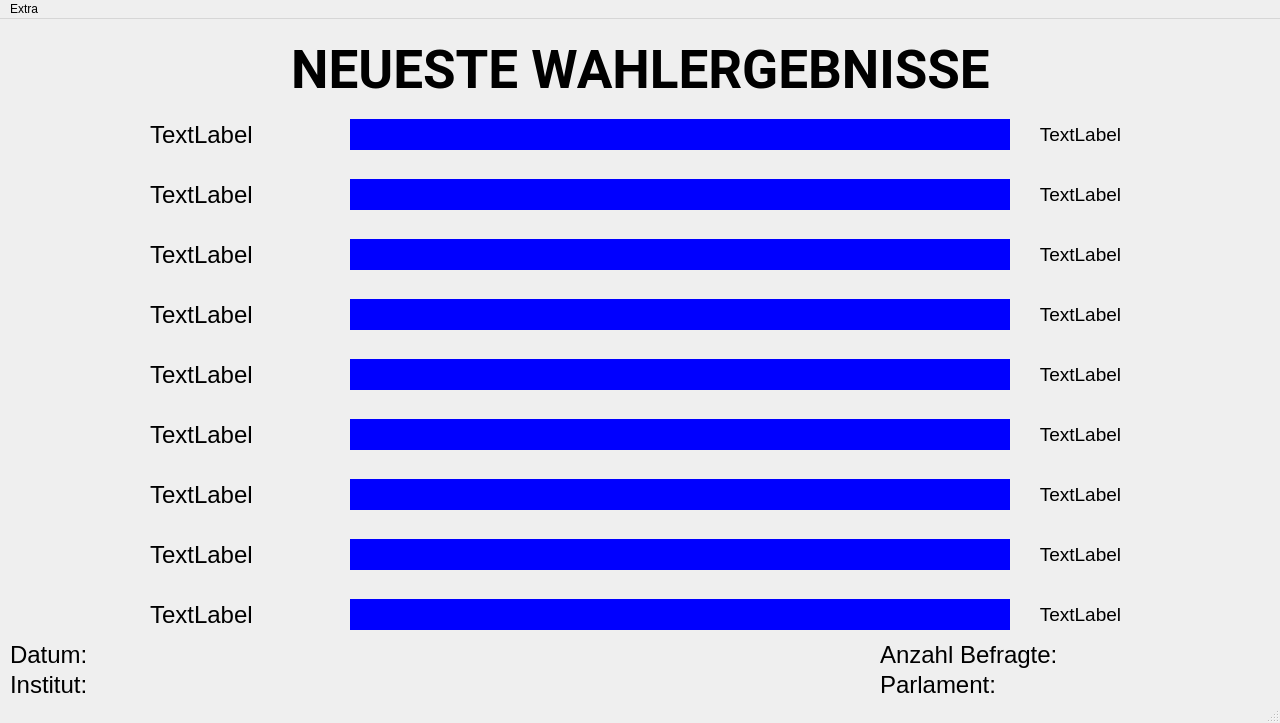
<?xml version="1.0" encoding="UTF-8"?>
<ui version="4.0">
 <class>MainWindow</class>
 <widget class="QMainWindow" name="MainWindow">
  <property name="geometry">
   <rect>
    <x>0</x>
    <y>0</y>
    <width>1280</width>
    <height>723</height>
   </rect>
  </property>
  <property name="windowTitle">
   <string>MainWindow</string>
  </property>
  <widget class="QWidget" name="centralwidget">
   <widget class="QLabel" name="Header">
    <property name="geometry">
     <rect>
      <x>10</x>
      <y>20</y>
      <width>1261</width>
      <height>61</height>
     </rect>
    </property>
    <property name="font">
     <font>
      <family>Roboto</family>
      <pointsize>40</pointsize>
      <weight>75</weight>
      <bold>true</bold>
     </font>
    </property>
    <property name="text">
     <string>NEUESTE WAHLERGEBNISSE</string>
    </property>
    <property name="alignment">
     <set>Qt::AlignCenter</set>
    </property>
   </widget>
   <widget class="QLabel" name="Party1">
    <property name="geometry">
     <rect>
      <x>150</x>
      <y>90</y>
      <width>181</width>
      <height>51</height>
     </rect>
    </property>
    <property name="font">
     <font>
      <pointsize>18</pointsize>
     </font>
    </property>
    <property name="text">
     <string>TextLabel</string>
    </property>
    <property name="alignment">
     <set>Qt::AlignLeading|Qt::AlignLeft|Qt::AlignVCenter</set>
    </property>
   </widget>
   <widget class="QLabel" name="Party_stat1">
    <property name="geometry">
     <rect>
      <x>350</x>
      <y>100</y>
      <width>660</width>
      <height>31</height>
     </rect>
    </property>
    <property name="font">
     <font>
      <pointsize>18</pointsize>
     </font>
    </property>
    <property name="styleSheet">
     <string notr="true">background-color: blue;</string>
    </property>
    <property name="text">
     <string/>
    </property>
    <property name="alignment">
     <set>Qt::AlignLeading|Qt::AlignLeft|Qt::AlignVCenter</set>
    </property>
   </widget>
   <widget class="QLabel" name="Party2">
    <property name="geometry">
     <rect>
      <x>150</x>
      <y>150</y>
      <width>181</width>
      <height>51</height>
     </rect>
    </property>
    <property name="font">
     <font>
      <pointsize>18</pointsize>
     </font>
    </property>
    <property name="text">
     <string>TextLabel</string>
    </property>
    <property name="alignment">
     <set>Qt::AlignLeading|Qt::AlignLeft|Qt::AlignVCenter</set>
    </property>
   </widget>
   <widget class="QLabel" name="Party_stat2">
    <property name="geometry">
     <rect>
      <x>350</x>
      <y>160</y>
      <width>660</width>
      <height>31</height>
     </rect>
    </property>
    <property name="font">
     <font>
      <pointsize>18</pointsize>
     </font>
    </property>
    <property name="styleSheet">
     <string notr="true">background-color: blue;</string>
    </property>
    <property name="text">
     <string/>
    </property>
    <property name="alignment">
     <set>Qt::AlignLeading|Qt::AlignLeft|Qt::AlignVCenter</set>
    </property>
   </widget>
   <widget class="QLabel" name="Party_stat3">
    <property name="geometry">
     <rect>
      <x>350</x>
      <y>220</y>
      <width>660</width>
      <height>31</height>
     </rect>
    </property>
    <property name="font">
     <font>
      <pointsize>18</pointsize>
     </font>
    </property>
    <property name="styleSheet">
     <string notr="true">background-color: blue;</string>
    </property>
    <property name="text">
     <string/>
    </property>
    <property name="alignment">
     <set>Qt::AlignLeading|Qt::AlignLeft|Qt::AlignVCenter</set>
    </property>
   </widget>
   <widget class="QLabel" name="Party3">
    <property name="geometry">
     <rect>
      <x>150</x>
      <y>210</y>
      <width>181</width>
      <height>51</height>
     </rect>
    </property>
    <property name="font">
     <font>
      <pointsize>18</pointsize>
     </font>
    </property>
    <property name="text">
     <string>TextLabel</string>
    </property>
    <property name="alignment">
     <set>Qt::AlignLeading|Qt::AlignLeft|Qt::AlignVCenter</set>
    </property>
   </widget>
   <widget class="QLabel" name="Party_stat4">
    <property name="geometry">
     <rect>
      <x>350</x>
      <y>280</y>
      <width>660</width>
      <height>31</height>
     </rect>
    </property>
    <property name="font">
     <font>
      <pointsize>18</pointsize>
     </font>
    </property>
    <property name="styleSheet">
     <string notr="true">background-color: blue;</string>
    </property>
    <property name="text">
     <string/>
    </property>
    <property name="alignment">
     <set>Qt::AlignLeading|Qt::AlignLeft|Qt::AlignVCenter</set>
    </property>
   </widget>
   <widget class="QLabel" name="Party4">
    <property name="geometry">
     <rect>
      <x>150</x>
      <y>270</y>
      <width>181</width>
      <height>51</height>
     </rect>
    </property>
    <property name="font">
     <font>
      <pointsize>18</pointsize>
     </font>
    </property>
    <property name="text">
     <string>TextLabel</string>
    </property>
    <property name="alignment">
     <set>Qt::AlignLeading|Qt::AlignLeft|Qt::AlignVCenter</set>
    </property>
   </widget>
   <widget class="QLabel" name="Party5">
    <property name="geometry">
     <rect>
      <x>150</x>
      <y>330</y>
      <width>181</width>
      <height>51</height>
     </rect>
    </property>
    <property name="font">
     <font>
      <pointsize>18</pointsize>
     </font>
    </property>
    <property name="text">
     <string>TextLabel</string>
    </property>
    <property name="alignment">
     <set>Qt::AlignLeading|Qt::AlignLeft|Qt::AlignVCenter</set>
    </property>
   </widget>
   <widget class="QLabel" name="Party_stat5">
    <property name="geometry">
     <rect>
      <x>350</x>
      <y>340</y>
      <width>660</width>
      <height>31</height>
     </rect>
    </property>
    <property name="font">
     <font>
      <pointsize>18</pointsize>
     </font>
    </property>
    <property name="styleSheet">
     <string notr="true">background-color: blue;</string>
    </property>
    <property name="text">
     <string/>
    </property>
    <property name="alignment">
     <set>Qt::AlignLeading|Qt::AlignLeft|Qt::AlignVCenter</set>
    </property>
   </widget>
   <widget class="QLabel" name="Party_stat6">
    <property name="geometry">
     <rect>
      <x>350</x>
      <y>400</y>
      <width>660</width>
      <height>31</height>
     </rect>
    </property>
    <property name="font">
     <font>
      <pointsize>18</pointsize>
     </font>
    </property>
    <property name="styleSheet">
     <string notr="true">background-color: blue;</string>
    </property>
    <property name="text">
     <string/>
    </property>
    <property name="alignment">
     <set>Qt::AlignLeading|Qt::AlignLeft|Qt::AlignVCenter</set>
    </property>
   </widget>
   <widget class="QLabel" name="Party6">
    <property name="geometry">
     <rect>
      <x>150</x>
      <y>390</y>
      <width>181</width>
      <height>51</height>
     </rect>
    </property>
    <property name="font">
     <font>
      <pointsize>18</pointsize>
     </font>
    </property>
    <property name="text">
     <string>TextLabel</string>
    </property>
    <property name="alignment">
     <set>Qt::AlignLeading|Qt::AlignLeft|Qt::AlignVCenter</set>
    </property>
   </widget>
   <widget class="QLabel" name="Party7">
    <property name="geometry">
     <rect>
      <x>150</x>
      <y>450</y>
      <width>181</width>
      <height>51</height>
     </rect>
    </property>
    <property name="font">
     <font>
      <pointsize>18</pointsize>
     </font>
    </property>
    <property name="text">
     <string>TextLabel</string>
    </property>
    <property name="alignment">
     <set>Qt::AlignLeading|Qt::AlignLeft|Qt::AlignVCenter</set>
    </property>
   </widget>
   <widget class="QLabel" name="Party_stat7">
    <property name="geometry">
     <rect>
      <x>350</x>
      <y>460</y>
      <width>660</width>
      <height>31</height>
     </rect>
    </property>
    <property name="font">
     <font>
      <pointsize>18</pointsize>
     </font>
    </property>
    <property name="styleSheet">
     <string notr="true">background-color: blue;</string>
    </property>
    <property name="text">
     <string/>
    </property>
    <property name="alignment">
     <set>Qt::AlignLeading|Qt::AlignLeft|Qt::AlignVCenter</set>
    </property>
   </widget>
   <widget class="QLabel" name="Party_stat8">
    <property name="geometry">
     <rect>
      <x>350</x>
      <y>520</y>
      <width>660</width>
      <height>31</height>
     </rect>
    </property>
    <property name="font">
     <font>
      <pointsize>18</pointsize>
     </font>
    </property>
    <property name="styleSheet">
     <string notr="true">background-color: blue;</string>
    </property>
    <property name="text">
     <string/>
    </property>
    <property name="alignment">
     <set>Qt::AlignLeading|Qt::AlignLeft|Qt::AlignVCenter</set>
    </property>
   </widget>
   <widget class="QLabel" name="Party8">
    <property name="geometry">
     <rect>
      <x>150</x>
      <y>510</y>
      <width>181</width>
      <height>51</height>
     </rect>
    </property>
    <property name="font">
     <font>
      <pointsize>18</pointsize>
     </font>
    </property>
    <property name="text">
     <string>TextLabel</string>
    </property>
    <property name="alignment">
     <set>Qt::AlignLeading|Qt::AlignLeft|Qt::AlignVCenter</set>
    </property>
   </widget>
   <widget class="QLabel" name="Party9">
    <property name="geometry">
     <rect>
      <x>150</x>
      <y>570</y>
      <width>181</width>
      <height>51</height>
     </rect>
    </property>
    <property name="font">
     <font>
      <pointsize>18</pointsize>
     </font>
    </property>
    <property name="text">
     <string>TextLabel</string>
    </property>
    <property name="alignment">
     <set>Qt::AlignLeading|Qt::AlignLeft|Qt::AlignVCenter</set>
    </property>
   </widget>
   <widget class="QLabel" name="Party_stat9">
    <property name="geometry">
     <rect>
      <x>350</x>
      <y>580</y>
      <width>660</width>
      <height>31</height>
     </rect>
    </property>
    <property name="font">
     <font>
      <pointsize>18</pointsize>
     </font>
    </property>
    <property name="styleSheet">
     <string notr="true">background-color: blue;</string>
    </property>
    <property name="text">
     <string/>
    </property>
    <property name="alignment">
     <set>Qt::AlignLeading|Qt::AlignLeft|Qt::AlignVCenter</set>
    </property>
   </widget>
   <widget class="QLabel" name="Date">
    <property name="geometry">
     <rect>
      <x>10</x>
      <y>620</y>
      <width>361</width>
      <height>31</height>
     </rect>
    </property>
    <property name="font">
     <font>
      <pointsize>18</pointsize>
     </font>
    </property>
    <property name="text">
     <string>Datum: </string>
    </property>
    <property name="alignment">
     <set>Qt::AlignLeading|Qt::AlignLeft|Qt::AlignVCenter</set>
    </property>
   </widget>
   <widget class="QLabel" name="Date_2">
    <property name="geometry">
     <rect>
      <x>880</x>
      <y>620</y>
      <width>391</width>
      <height>31</height>
     </rect>
    </property>
    <property name="font">
     <font>
      <pointsize>18</pointsize>
     </font>
    </property>
    <property name="text">
     <string>Anzahl Befragte:</string>
    </property>
    <property name="alignment">
     <set>Qt::AlignLeading|Qt::AlignLeft|Qt::AlignVCenter</set>
    </property>
   </widget>
   <widget class="QLabel" name="Institut">
    <property name="geometry">
     <rect>
      <x>10</x>
      <y>650</y>
      <width>361</width>
      <height>31</height>
     </rect>
    </property>
    <property name="font">
     <font>
      <pointsize>18</pointsize>
     </font>
    </property>
    <property name="text">
     <string>Institut: </string>
    </property>
    <property name="alignment">
     <set>Qt::AlignLeading|Qt::AlignLeft|Qt::AlignVCenter</set>
    </property>
   </widget>
   <widget class="QLabel" name="Parlament">
    <property name="geometry">
     <rect>
      <x>880</x>
      <y>650</y>
      <width>391</width>
      <height>31</height>
     </rect>
    </property>
    <property name="font">
     <font>
      <pointsize>18</pointsize>
     </font>
    </property>
    <property name="text">
     <string>Parlament: </string>
    </property>
    <property name="alignment">
     <set>Qt::AlignLeading|Qt::AlignLeft|Qt::AlignVCenter</set>
    </property>
   </widget>
   <widget class="QLabel" name="Percentage">
    <property name="geometry">
     <rect>
      <x>1020</x>
      <y>90</y>
      <width>121</width>
      <height>51</height>
     </rect>
    </property>
    <property name="font">
     <font>
      <pointsize>14</pointsize>
     </font>
    </property>
    <property name="text">
     <string>TextLabel</string>
    </property>
    <property name="alignment">
     <set>Qt::AlignCenter</set>
    </property>
   </widget>
   <widget class="QLabel" name="Percentage_2">
    <property name="geometry">
     <rect>
      <x>1020</x>
      <y>150</y>
      <width>121</width>
      <height>51</height>
     </rect>
    </property>
    <property name="font">
     <font>
      <pointsize>14</pointsize>
     </font>
    </property>
    <property name="text">
     <string>TextLabel</string>
    </property>
    <property name="alignment">
     <set>Qt::AlignCenter</set>
    </property>
   </widget>
   <widget class="QLabel" name="Percentage_3">
    <property name="geometry">
     <rect>
      <x>1020</x>
      <y>210</y>
      <width>121</width>
      <height>51</height>
     </rect>
    </property>
    <property name="font">
     <font>
      <pointsize>14</pointsize>
     </font>
    </property>
    <property name="text">
     <string>TextLabel</string>
    </property>
    <property name="alignment">
     <set>Qt::AlignCenter</set>
    </property>
   </widget>
   <widget class="QLabel" name="Percentage_4">
    <property name="geometry">
     <rect>
      <x>1020</x>
      <y>270</y>
      <width>121</width>
      <height>51</height>
     </rect>
    </property>
    <property name="font">
     <font>
      <pointsize>14</pointsize>
     </font>
    </property>
    <property name="text">
     <string>TextLabel</string>
    </property>
    <property name="alignment">
     <set>Qt::AlignCenter</set>
    </property>
   </widget>
   <widget class="QLabel" name="Percentage_5">
    <property name="geometry">
     <rect>
      <x>1020</x>
      <y>330</y>
      <width>121</width>
      <height>51</height>
     </rect>
    </property>
    <property name="font">
     <font>
      <pointsize>14</pointsize>
     </font>
    </property>
    <property name="text">
     <string>TextLabel</string>
    </property>
    <property name="alignment">
     <set>Qt::AlignCenter</set>
    </property>
   </widget>
   <widget class="QLabel" name="Percentage_6">
    <property name="geometry">
     <rect>
      <x>1020</x>
      <y>390</y>
      <width>121</width>
      <height>51</height>
     </rect>
    </property>
    <property name="font">
     <font>
      <pointsize>14</pointsize>
     </font>
    </property>
    <property name="text">
     <string>TextLabel</string>
    </property>
    <property name="alignment">
     <set>Qt::AlignCenter</set>
    </property>
   </widget>
   <widget class="QLabel" name="Percentage_7">
    <property name="geometry">
     <rect>
      <x>1020</x>
      <y>450</y>
      <width>121</width>
      <height>51</height>
     </rect>
    </property>
    <property name="font">
     <font>
      <pointsize>14</pointsize>
     </font>
    </property>
    <property name="text">
     <string>TextLabel</string>
    </property>
    <property name="alignment">
     <set>Qt::AlignCenter</set>
    </property>
   </widget>
   <widget class="QLabel" name="Percentage_8">
    <property name="geometry">
     <rect>
      <x>1020</x>
      <y>510</y>
      <width>121</width>
      <height>51</height>
     </rect>
    </property>
    <property name="font">
     <font>
      <pointsize>14</pointsize>
     </font>
    </property>
    <property name="text">
     <string>TextLabel</string>
    </property>
    <property name="alignment">
     <set>Qt::AlignCenter</set>
    </property>
   </widget>
   <widget class="QLabel" name="Percentage_9">
    <property name="geometry">
     <rect>
      <x>1020</x>
      <y>570</y>
      <width>121</width>
      <height>51</height>
     </rect>
    </property>
    <property name="font">
     <font>
      <pointsize>14</pointsize>
     </font>
    </property>
    <property name="text">
     <string>TextLabel</string>
    </property>
    <property name="alignment">
     <set>Qt::AlignCenter</set>
    </property>
   </widget>
  </widget>
  <widget class="QMenuBar" name="menubar">
   <property name="geometry">
    <rect>
     <x>0</x>
     <y>0</y>
     <width>1280</width>
     <height>21</height>
    </rect>
   </property>
   <widget class="QMenu" name="menuExtra">
    <property name="title">
     <string>Extra</string>
    </property>
    <addaction name="actionSend_in_Discord"/>
   </widget>
   <addaction name="menuExtra"/>
  </widget>
  <widget class="QStatusBar" name="statusbar"/>
  <action name="actionSend_in_Discord">
   <property name="text">
    <string>Send in Discord</string>
   </property>
  </action>
 </widget>
 <resources/>
 <connections/>
</ui>
